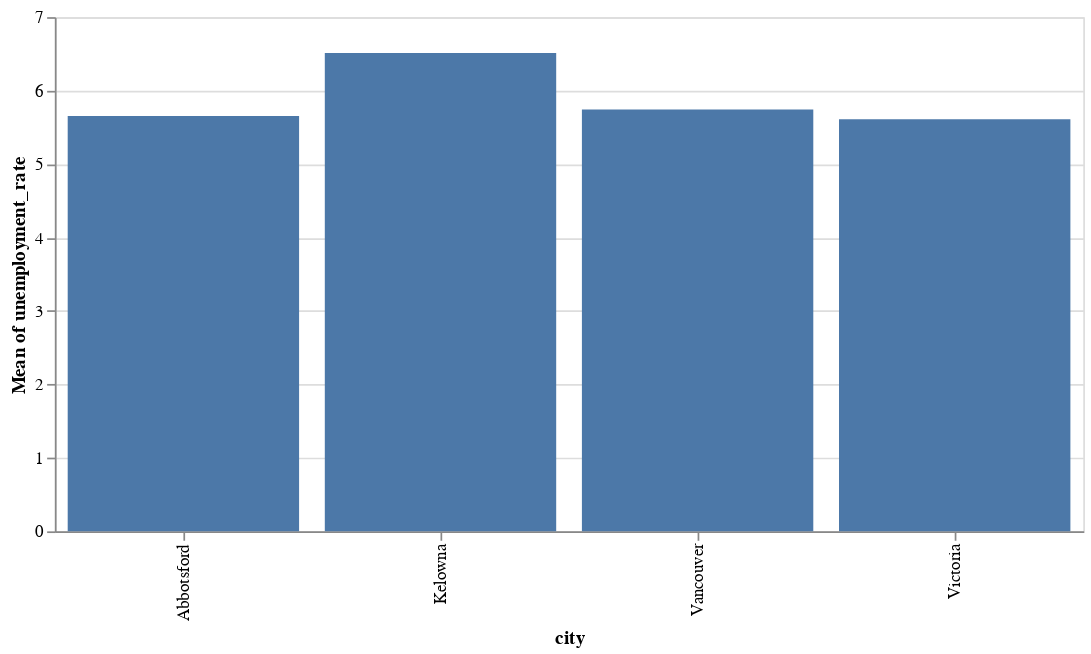

Notebook source saved alongside this figure:
### Code cell
# 8.2 Bar chart: mean unemployment rate by city for 2022
year_2022 = df_yearly[df_yearly['year']==2022]  # TODO
bar_chart = alt.Chart(year_2022).mark_bar().encode(
    x="city:N",
    y="mean(unemployment_rate):Q",
    tooltip=["city","mean(unemployment_rate)"]
).properties(width=600, height=300)
bar_chart

### Figure 1 — Vega-Lite specification as saved in the notebook (floating-point values rounded to 4 significant figures)
{"config": {"view": {"continuousWidth": 300, "continuousHeight": 300}}, "data": {"name": "data-0dd0df4a01e2aba59ca7a86c1233490e"}, "mark": {"type": "bar"}, "encoding": {"tooltip": [{"field": "city", "type": "nominal"}, {"aggregate": "mean", "field": "unemployment_rate", "type": "quantitative"}], "x": {"field": "city", "type": "nominal"}, "y": {"aggregate": "mean", "field": "unemployment_rate", "type": "quantitative"}}, "height": 300, "width": 600, "$schema": "https://vega.github.io/schema/vega-lite/v5.20.1.json", "datasets": {"data-0dd0df4a01e2aba59ca7a86c1233490e": [{"city": "Victoria", "date": "2022-04-01T00:00:00", "population_k": 66.3, "median_home_price": 850400.0, "unemployment_rate": 6.371, "province": "BC", "price_per_capita": 12.83, "year": 2022}, {"city": "Victoria", "date": "2022-12-01T00:00:00", "population_k": 71.0, "median_home_price": 895900.0, "unemployment_rate": 6.393, "province": "BC", "price_per_capita": 12.62, "year": 2022}, {"city": "Victoria", "date": "2022-03-01T00:00:00", "population_k": 89.2, "median_home_price": 968900.0, "unemployment_rate": 2.5, "province": "BC", "price_per_capita": 10.86, "year": 2022}, {"city": "Victoria", "date": "2022-02-01T00:00:00", "population_k": 91.0, "median_home_price": 927100.0, "unemployment_rate": 3.651, "province": "BC", "price_per_capita": 10.19, "year": 2022}, {"city": "Victoria", "date": "2022-08-01T00:00:00", "population_k": 84.9, "median_home_price": 838100.0, "unemployment_rate": 4.133, "province": "BC", "price_per_capita": 9.871, "year": 2022}, {"city": "Victoria", "date": "2022-07-01T00:00:00", "population_k": 105.9, "median_home_price": 1022000.0, "unemployment_rate": 5.869, "province": "BC", "price_per_capita": 9.652, "year": 2022}, {"city": "Victoria", "date": "2022-01-01T00:00:00", "population_k": 105.2, "median_home_price": 993900.0, "unemployment_rate": 5.457, "province": "BC", "price_per_capita": 9.448, "year": 2022}, {"city": "Victoria", "date": "2022-09-01T00:00:00", "population_k": 89.7, "median_home_price": 846700.0, "unemployment_rate": 5.894, "province": "BC", "price_per_capita": 9.439, "year": 2022}, {"city": "Victoria", "date": "2022-05-01T00:00:00", "population_k": 94.9, "median_home_price": 890400.0, "unemployment_rate": 6.305, "province": "BC", "price_per_capita": 9.383, "year": 2022}, {"city": "Victoria", "date": "2022-11-01T00:00:00", "population_k": 96.8, "median_home_price": 860800.0, "unemployment_rate": 6.823, "province": "BC", "price_per_capita": 8.893, "year": 2022}, {"city": "Victoria", "date": "2022-10-01T00:00:00", "population_k": 101.0, "median_home_price": 854100.0, "unemployment_rate": 7.35, "province": "BC", "price_per_capita": 8.456, "year": 2022}, {"city": "Victoria", "date": "2022-06-01T00:00:00", "population_k": 114.1, "median_home_price": 939800.0, "unemployment_rate": 6.578, "province": "BC", "price_per_capita": 8.236, "year": 2022}, {"city": "Kelowna", "date": "2022-12-01T00:00:00", "population_k": 127.7, "median_home_price": 686200.0, "unemployment_rate": 3.611, "province": "BC", "price_per_capita": 5.374, "year": 2022}, {"city": "Kelowna", "date": "2022-03-01T00:00:00", "population_k": 150.0, "median_home_price": 759200.0, "unemployment_rate": 5.163, "province": "BC", "price_per_capita": 5.061, "year": 2022}, {"city": "Kelowna", "date": "2022-11-01T00:00:00", "population_k": 159.1, "median_home_price": 786700.0, "unemployment_rate": 5.884, "province": "BC", "price_per_capita": 4.945, "year": 2022}, {"city": "Kelowna", "date": "2022-07-01T00:00:00", "population_k": 145.9, "median_home_price": 706600.0, "unemployment_rate": 9.668, "province": "BC", "price_per_capita": 4.843, "year": 2022}, {"city": "Kelowna", "date": "2022-01-01T00:00:00", "population_k": 150.7, "median_home_price": 699700.0, "unemployment_rate": 7.568, "province": "BC", "price_per_capita": 4.643, "year": 2022}, {"city": "Kelowna", "date": "2022-02-01T00:00:00", "population_k": 154.1, "median_home_price": 670000.0, "unemployment_rate": 6.728, "province": "BC", "price_per_capita": 4.348, "year": 2022}, {"city": "Kelowna", "date": "2022-09-01T00:00:00", "population_k": 158.9, "median_home_price": 690800.0, "unemployment_rate": 8.181, "province": "BC", "price_per_capita": 4.347, "year": 2022}, {"city": "Abbotsford", "date": "2022-07-01T00:00:00", "population_k": 160.8, "median_home_price": 695000.0, "unemployment_rate": 3.469, "province": "BC", "price_per_capita": 4.322, "year": 2022}, {"city": "Kelowna", "date": "2022-05-01T00:00:00", "population_k": 152.0, "median_home_price": 654300.0, "unemployment_rate": 4.711, "province": "BC", "price_per_capita": 4.304, "year": 2022}, {"city": "Abbotsford", "date": "2022-10-01T00:00:00", "population_k": 163.9, "median_home_price": 683100.0, "unemployment_rate": 6.593, "province": "BC", "price_per_capita": 4.168, "year": 2022}, {"city": "Abbotsford", "date": "2022-09-01T00:00:00", "population_k": 177.9, "median_home_price": 731800.0, "unemployment_rate": 5.645, "province": "BC", "price_per_capita": 4.114, "year": 2022}, {"city": "Abbotsford", "date": "2022-03-01T00:00:00", "population_k": 141.3, "median_home_price": 573900.0, "unemployment_rate": 2.5, "province": "BC", "price_per_capita": 4.062, "year": 2022}, {"city": "Kelowna", "date": "2022-06-01T00:00:00", "population_k": 160.9, "median_home_price": 642700.0, "unemployment_rate": 6.656, "province": "BC", "price_per_capita": 3.994, "year": 2022}, {"city": "Kelowna", "date": "2022-08-01T00:00:00", "population_k": 179.4, "median_home_price": 709000.0, "unemployment_rate": 6.617, "province": "BC", "price_per_capita": 3.952, "year": 2022}, {"city": "Kelowna", "date": "2022-04-01T00:00:00", "population_k": 163.5, "median_home_price": 642700.0, "unemployment_rate": 7.461, "province": "BC", "price_per_capita": 3.931, "year": 2022}, {"city": "Kelowna", "date": "2022-10-01T00:00:00", "population_k": 172.6, "median_home_price": 661300.0, "unemployment_rate": 5.91, "province": "BC", "price_per_capita": 3.832, "year": 2022}, {"city": "Abbotsford", "date": "2022-06-01T00:00:00", "population_k": 186.2, "median_home_price": 708900.0, "unemployment_rate": 4.253, "province": "BC", "price_per_capita": 3.807, "year": 2022}, {"city": "Abbotsford", "date": "2022-11-01T00:00:00", "population_k": 165.5, "median_home_price": 615100.0, "unemployment_rate": 5.452, "province": "BC", "price_per_capita": 3.717, "year": 2022}, {"city": "Abbotsford", "date": "2022-01-01T00:00:00", "population_k": 191.0, "median_home_price": 703700.0, "unemployment_rate": 3.004, "province": "BC", "price_per_capita": 3.684, "year": 2022}, {"city": "Abbotsford", "date": "2022-12-01T00:00:00", "population_k": 167.4, "median_home_price": 606300.0, "unemployment_rate": 7.157, "province": "BC", "price_per_capita": 3.622, "year": 2022}, {"city": "Abbotsford", "date": "2022-04-01T00:00:00", "population_k": 176.2, "median_home_price": 624500.0, "unemployment_rate": 7.618, "province": "BC", "price_per_capita": 3.544, "year": 2022}, {"city": "Abbotsford", "date": "2022-02-01T00:00:00", "population_k": 184.2, "median_home_price": 607100.0, "unemployment_rate": 7.968, "province": "BC", "price_per_capita": 3.296, "year": 2022}, {"city": "Abbotsford", "date": "2022-08-01T00:00:00", "population_k": 210.3, "median_home_price": 634300.0, "unemployment_rate": 7.26, "province": "BC", "price_per_capita": 3.016, "year": 2022}, {"city": "Abbotsford", "date": "2022-05-01T00:00:00", "population_k": 176.6, "median_home_price": 521900.0, "unemployment_rate": 6.926, "province": "BC", "price_per_capita": 2.955, "year": 2022}, {"city": "Vancouver", "date": "2022-09-01T00:00:00", "population_k": 604.6, "median_home_price": 1351000.0, "unemployment_rate": 8.815, "province": "BC", "price_per_capita": 2.235, "year": 2022}, {"city": "Vancouver", "date": "2022-05-01T00:00:00", "population_k": 593.3, "median_home_price": 1255000.0, "unemployment_rate": 4.01, "province": "BC", "price_per_capita": 2.115, "year": 2022}, {"city": "Vancouver", "date": "2022-02-01T00:00:00", "population_k": 592.1, "median_home_price": 1200000.0, "unemployment_rate": 6.065, "province": "BC", "price_per_capita": 2.026, "year": 2022}, {"city": "Vancouver", "date": "2022-08-01T00:00:00", "population_k": 604.8, "median_home_price": 1211000.0, "unemployment_rate": 4.373, "province": "BC", "price_per_capita": 2.002, "year": 2022}, {"city": "Vancouver", "date": "2022-06-01T00:00:00", "population_k": 590.3, "median_home_price": 1180000.0, "unemployment_rate": 7.504, "province": "BC", "price_per_capita": 2.0, "year": 2022}, {"city": "Vancouver", "date": "2022-03-01T00:00:00", "population_k": 628.1, "median_home_price": 1205000.0, "unemployment_rate": 6.966, "province": "BC", "price_per_capita": 1.919, "year": 2022}, {"city": "Vancouver", "date": "2022-04-01T00:00:00", "population_k": 599.0, "median_home_price": 1149000.0, "unemployment_rate": 4.172, "province": "BC", "price_per_capita": 1.919, "year": 2022}, {"city": "Vancouver", "date": "2022-12-01T00:00:00", "population_k": 596.7, "median_home_price": 1136000.0, "unemployment_rate": 5.206, "province": "BC", "price_per_capita": 1.904, "year": 2022}, {"city": "Vancouver", "date": "2022-07-01T00:00:00", "population_k": 626.7, "median_home_price": 1191000.0, "unemployment_rate": 6.065, "province": "BC", "price_per_capita": 1.9, "year": 2022}, {"city": "Vancouver", "date": "2022-10-01T00:00:00", "population_k": 594.3, "median_home_price": 1112000.0, "unemployment_rate": 6.065, "province": "BC", "price_per_capita": 1.871, "year": 2022}, {"city": "Vancouver", "date": "2022-11-01T00:00:00", "population_k": 624.1, "median_home_price": 1156000.0, "unemployment_rate": 5.019, "province": "BC", "price_per_capita": 1.853, "year": 2022}, {"city": "Vancouver", "date": "2022-01-01T00:00:00", "population_k": 629.2, "median_home_price": 1134000.0, "unemployment_rate": 4.658, "province": "BC", "price_per_capita": 1.802, "year": 2022}]}}
